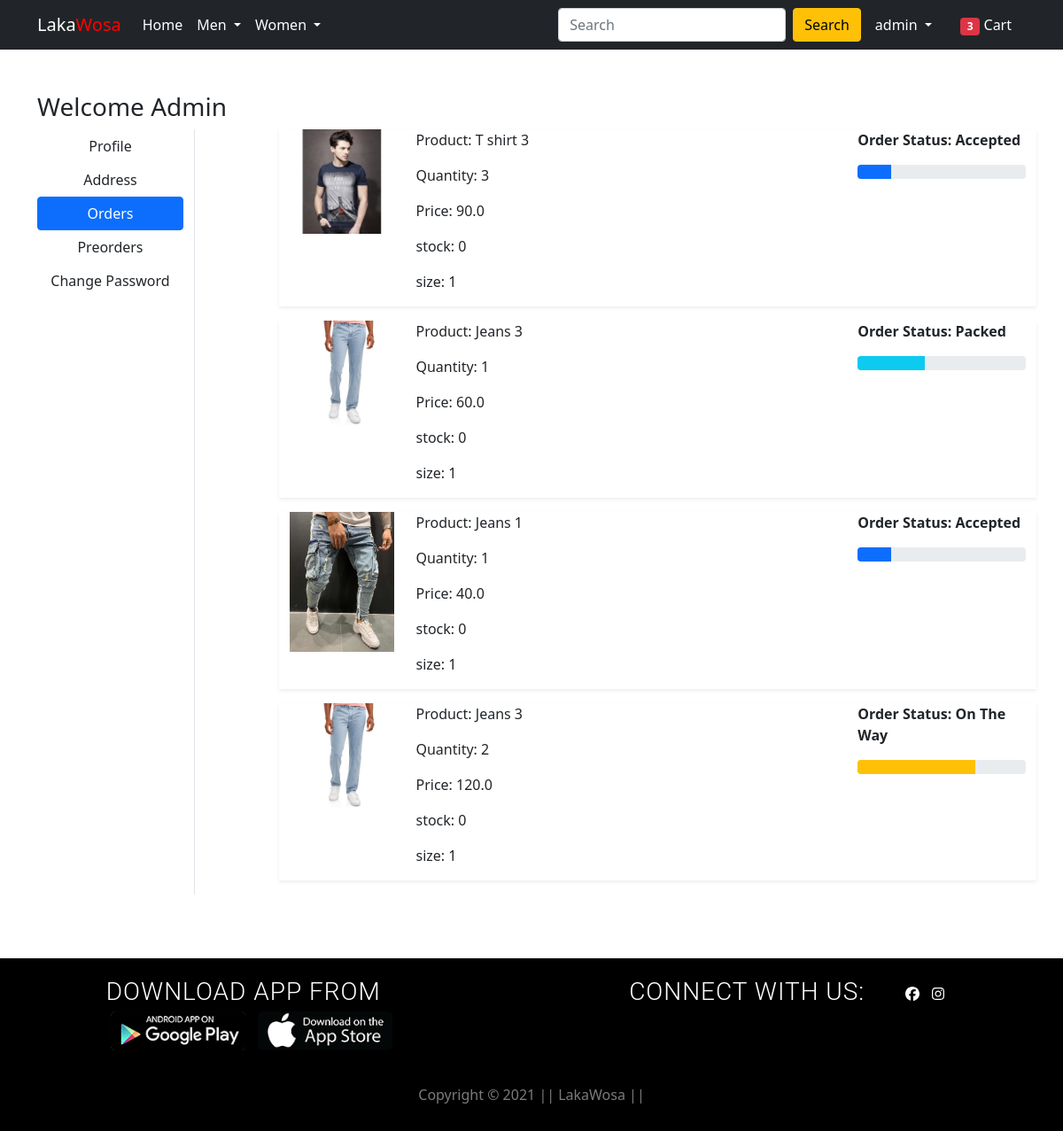
Screenshot of /orders/ (signed in) with the database file from the repository.
### app/models.py (models this page shows, shortened)
class OrderPlaced(models.Model):
    user = models.ForeignKey(User, on_delete=models.CASCADE)
    customer = models.ForeignKey(Customer, on_delete=models.CASCADE)
    product = models.ForeignKey(Product, on_delete=models.CASCADE)
    quantity = models.PositiveIntegerField(default=1)
    ordered_date = models.DateTimeField(auto_now_add=True)
    size = models.PositiveIntegerField(default=1)
    status = models.CharField(
        max_length=50, choices=STATUS_CHOICES, default='Pending')
    @property
    def total_cost(self):
        return self.quantity * self.product.discounted_price

class Product(models.Model):
    title = models.CharField(max_length=100)
    selling_price = models.FloatField()
    discounted_price = models.FloatField()
    description = models.TextField()
    brand = models.CharField(max_length=100)
    stock = models.IntegerField(default=0)
    category = models.CharField(choices=CATEGORY_CHOICES, max_length=2)
    product_image = models.ImageField(upload_to='productimg')

### app/views.py (the view)
# urls.py: path('orders/', views.orders, name='orders'),
@login_required
def orders(request):
    total_items = len(Cart.objects.filter(user=request.user))
    op = OrderPlaced.objects.filter(user=request.user)
    return render(request, 'app/orders.html',{'order_placed':op,'total_items':total_items,'active':'btn-primary'})

### app/templates/app/orders.html (shortened to what this page needs)
{% extends 'app/base.html' %}
{% load static %}
{% block main-content %}
<div class="container my-5">
 <div class="row">
 <h3>Welcome <span class="text">{{request.user.username|capfirst}}</span></h3>
  <div class="col-sm-2 border-end">
   <ul class="list-unstyled">
    <li class="d-grid"><a href="{% url 'profile' %}" class="btn">Profile</a></li>
    <li class="d-grid"><a href="{% url 'address' %}" class="btn">Address</a></li>
    <li class="d-grid"><a href="{% url 'orders' %}" class="btn {{active}}">Orders</a></li>
    <li class="d-grid"><a href="{% url 'preorder' %}" class="btn">Preorders</a></li>
    <li class="d-grid"><a href="{% url 'passwordchange' %}" class="btn">Change Password</a></li>
   </ul>
  </div>
  <div class="col-sm-9 offset-sm-1">
    {% for op in order_placed %}
   <div class="row shadow-sm mb-3">
       <div class="col-sm-2">
        <img src="{{op.product.product_image.url}}" alt="" srcset="" class="img-fluid" height="150" width="150">
       </div>
       <div class="col-sm-7">
           <p>Product: {{op.product.title}}</p>
           <p>Quantity: {{op.quantity}}</p>
           <p>Price: {{op.total_cost}}</p>
           <p>stock: {{op.product.stock}}</p>
           <p>size: {{op.size}}</p>
       </div>
       <div class="col-sm-3 fw-bold">
           <p>Order Status: {{op.status}}</p>
           {% if op.status == 'Accepted' %}
           <div class="progress">
               <div class="progress-bar" role="progressbar" style="width: 20%" aria-valuenow="20" aria-valuemin="0" aria-valuemax="100">
            </div>
           </div>
           {% endif %}
           {% if op.status == 'Packed' %}
           <div class="progress">
               <div class="progress-bar bg-info" role="progressbar" style="width: 40%" aria-valuenow="40" aria-valuemin="0" aria-valuemax="100">
            </div>
           </div>
           {% endif %}
           {% if op.status == 'On The Way' %}
           <div class="progress">
               <div class="progress-bar bg-warning" role="progressbar" style="width: 70%" aria-valuenow="70" aria-valuemin="0" aria-valuemax="100">
            </div>
           </div>
           {% endif %}
        </div>
    </div>
    {% endfor %}
</div>
</div>
</div>
{% endblock main-content %}

### app/templates/app/base.html (shortened to what this page needs)
<!DOCTYPE html>
{% load static %}
<html lang="en">
  <head>
    <link
      href="https://cdn.jsdelivr.net/npm/bootstrap@5.0.0-beta1/dist/css/bootstrap.min.css"
      rel="stylesheet"
    />
    <link rel="stylesheet" href="{% static 'app/css/owl.carousel.min.css' %}" />
    <link rel="stylesheet" href="{% static 'app/css/all.min.css' %}" />
    <link rel="stylesheet" href="{% static 'app/css/style.css' %}" />
    <link rel="stylesheet" href="{% static 'app/css/footer.css' %}" />
    <link rel="stylesheet" href="{% static 'app/css/gallery.css' %}" />
  </head>
  <body>
    <nav class="navbar navbar-expand-lg navbar-dark bg-dark">
      <div class="container">
        <a class="navbar-brand" href="/">
          Laka<span class="body">Wosa</span></a
        >
        <div class="collapse navbar-collapse" id="navbarSupportedContent">
          <ul class="navbar-nav me-auto mb-2 mb-lg-0">
            <li class="nav-item">
              <a class="nav-link active" aria-current="page" href="/">Home</a>
            </li>
            <li class="nav-item dropdown">
              <a
                class="nav-link dropdown-toggle text-white"
                href="#"
                id="fashionDropdown"
                role="button"
                data-bs-toggle="dropdown"
                aria-expanded="false"
              >
                Men
              </a>
            </li>
            <li class="nav-item dropdown">
              <a
                class="nav-link dropdown-toggle text-white"
                href="#"
                id="fashionDropdown"
                role="button"
                data-bs-toggle="dropdown"
                aria-expanded="false"
              >
                Women
              </a>
            </li>
          </ul>
          <form method="get" action="/search" class="d-flex">
            <input
              name="query"
              id="search"
              class="form-control me-2"
              type="search"
              placeholder="Search"
              aria-label="Search"
              required
            />
            <button class="btn btn-warning" type="submit">Search</button>
          </form>
          <div>
            <ul class="navbar-nav me-auto mb-2 mb-lg-0">
              {% if request.user.is_authenticated %}
              <li class="nav-item dropdown mx-2">
                <a
                  class="nav-link dropdown-toggle text-white"
                  href="#"
                  id="profileDropdown"
                  role="button"
                  data-bs-toggle="dropdown"
                  aria-expanded="false"
                >
                {{request.user.username}}
                </a>
              </li>
              <li class="nav-item mx-2">
                <a href="{% url 'showcart' %}" class="nav-link text-white"
                  ><span class="badge bg-danger">{{total_items}}</span> Cart
                </a>
              </li>
              {% endif %}
            </ul>
          </div>
        </div>
      </div>
    </nav>
     {% block main-content %}{% endblock main-content %}
    <br />
    <footer>
      <div class="footer">
              <div class="download">
                  <h3>Download App From</h3>
                  <div class="d-links">
                      <a href="#"><img src="{% static 'app/images/android.png' %}" alt="#"></a>
                      <a href="#"><img src="{% static 'app/images/iphone.png' %}" alt="#"></a>
                  </div>
              </div>
              <div class="social">
                  <h3>Connect with us:</h3>
                  <ul class="social-icons" style="justify-content: center;">
                      <li><a href="https://www.facebook.com/lakawosa.9"><i class="fab fa-facebook"></i></a></li>
                      <li><a href="https://www.instagram.com/lakawosa/"><i class="fab fa-instagram"></i></a></li>
                  </ul>
              </div>
      </div>
      <div class="copy">
          <p>Copyright &copy; 2021 || LakaWosa || </p>
      </div>
  </footer>
  </body>
</html>

### app/static/app/css/style.css (style rules this page uses)
.body { height: 100 vh; color: red; }

### app/static/app/css/footer.css (style rules this page uses)
* { padding: 0; margin: 0; box-sizing: border-box; }
:root { --Primarycolor: #f39c12; --secondarcolor:#EAB543; --buttoncolor: #008D45; --grey:#95a5a6; --nav-color:#000000; --nav-back:#F7F7F7; }
a { text-decoration: none; }
li { list-style: none; }
.footer { display: flex; align-items: center; justify-content: space-around; flex-wrap: wrap; padding: 15px; background-color: var(--nav-color); color: rgb(255, 255, 255); font-family: 'Roboto',sans-serif; align-items: baseline; }
.footer a { color: white; }
.download,.social { text-transform: uppercase; margin-bottom: 10px; }
.download h3, .social h3 { font-weight: 300; letter-spacing: 1px; margin-bottom: 5px; }
.social { display: flex; align-items: center; }
.d-links>a>img { width: 40%; height: 40%; }
.d-links a { margin: 5px; }
.social-icons { display: flex; align-items: center; margin: 7px; flex-wrap: wrap; }
.social-icons li { margin: 7px; cursor: pointer; transition: color .4s ease-in-out; }
.copy { text-align: center; background-color: var(--nav-color); padding: 10px; }
.copy p { font-weight: 200; padding: 3px; color: whitesmoke; opacity: .5 ; }

### app/static/app/css/gallery.css (style rules this page uses)
* { margin: 0px; padding: 0px; box-sizing: border-box; }
ul li { list-style: none; }

### rows the page displays
OrderPlaced: product.product_image (picture), product "T shirt 3", quantity "3", total_cost "90.0", product.stock "0", size "1", status "Accepted"
OrderPlaced: product.product_image (picture), product "Jeans 3", quantity "1", total_cost "60.0", product.stock "0", size "1", status "Packed"
OrderPlaced: product.product_image (picture), product "Jeans 1", quantity "1", total_cost "40.0", product.stock "0", size "1", status "Accepted"
OrderPlaced: product.product_image (picture), product "Jeans 3", quantity "2", total_cost "120.0", product.stock "0", size "1", status "On The Way"

### other values shown
{{ request.user.username }} "admin"
{{ total_items }} "3"
{{ request.user.username|capfirst }} "Admin"
